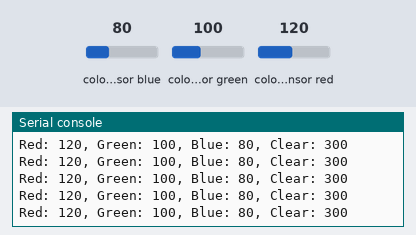
Recording of a program running on a simulated CircuitPython board. Shown: the last lines printed to the serial console. The test bench sets the inputs (shaded band); at power-on: colour sensor blue 80, colour sensor green 100, colour sensor red 120.

Above: at 1.2 s.
1.3 s: colour sensor blue set to 5
At 1.56 s:
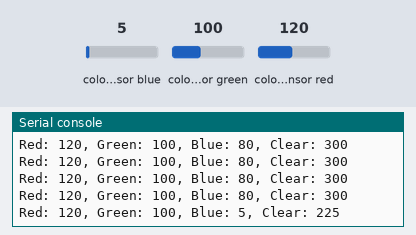
2.8 s: colour sensor green set to 5
At 2.97 s:
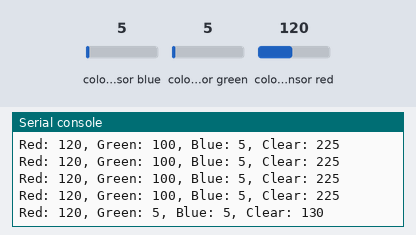
4.3 s: colour sensor red set to 5
At 4.38 s:
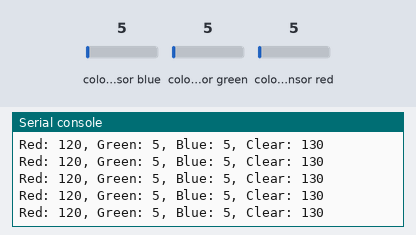
Timing chart, 0 to 7.3 s (numbered marks = the images above; inputs shaded):
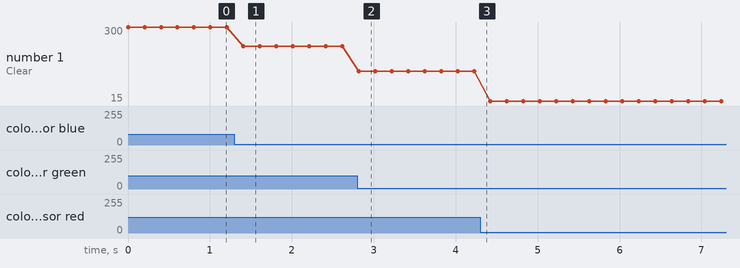

Measured:
- after the input at 1.3 s, the serial console: prints a new line after 0.11 s (image 1)
- after the input at 2.8 s, the serial console: prints a new line at once (image 2)
- plotted number 1: 300 → 225 after the input at 1.3 s, 225 → 130 after the input at 2.8 s, 130 → 15 after the input at 4.3 s

The program:

plasma2040_apds9960_read_color.py
```python
# CircuitPython - see https://learn.pimoroni.com/article/plasma-2040
#
# adapted from examples on that page

import board
import busio
import adafruit_apds9960.apds9960
import time

i2c = busio.I2C(board.SCL, board.SDA)
sensor = adafruit_apds9960.apds9960.APDS9960(i2c)
sensor.enable_color = True

while True:
    r, g, b, c = sensor.color_data
    print('Red: {0}, Green: {1}, Blue: {2}, Clear: {3}'.format(r, g, b, c))
    time.sleep(0.2)
```
